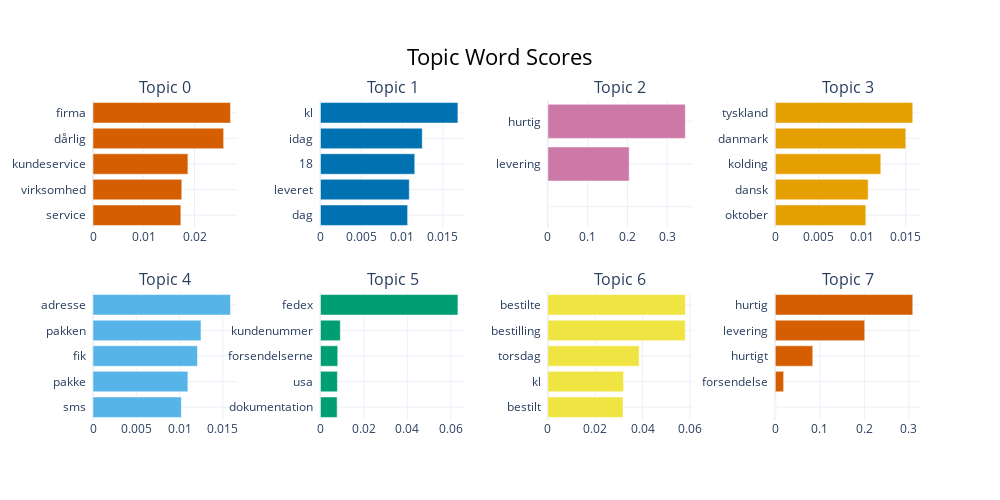

The code cell stored with this chart in its notebook:
### Markdown cell above
## Visualizations of the topic modeling's results, with different visulization representations

### Code cell
topic_model.visualize_barchart()

### Figure 1 — Plotly figure (JSON) as saved in the notebook; plotly's stock layout.template omitted (floating-point values rounded to 4 significant figures)
{"data": [{"marker": {"color": "#D55E00"}, "orientation": "h", "type": "bar", "x": [0.0173, 0.01749, 0.01869, 0.02573, 0.02707], "xaxis": "x", "y": ["service  ", "virksomhed  ", "kundeservice  ", "dårlig  ", "firma  "], "yaxis": "y"}, {"marker": {"color": "#0072B2"}, "orientation": "h", "type": "bar", "x": [0.01068, 0.01089, 0.01156, 0.01248, 0.01684], "xaxis": "x2", "y": ["dag  ", "leveret  ", "18  ", "idag  ", "kl  "], "yaxis": "y2"}, {"marker": {"color": "#CC79A7"}, "orientation": "h", "type": "bar", "x": [1e-05, 1e-05, 1e-05, 0.2044, 0.3456], "xaxis": "x3", "y": ["  ", "  ", "  ", "levering  ", "hurtig  "], "yaxis": "y3"}, {"marker": {"color": "#E69F00"}, "orientation": "h", "type": "bar", "x": [0.01041, 0.01068, 0.01214, 0.01501, 0.01581], "xaxis": "x4", "y": ["oktober  ", "dansk  ", "kolding  ", "danmark  ", "tyskland  "], "yaxis": "y4"}, {"marker": {"color": "#56B4E9"}, "orientation": "h", "type": "bar", "x": [0.0102, 0.01096, 0.01207, 0.01247, 0.01588], "xaxis": "x5", "y": ["sms  ", "pakke  ", "fik  ", "pakken  ", "adresse  "], "yaxis": "y5"}, {"marker": {"color": "#009E73"}, "orientation": "h", "type": "bar", "x": [0.007692, 0.00781, 0.007967, 0.009155, 0.06327], "xaxis": "x6", "y": ["dokumentation  ", "usa  ", "forsendelserne  ", "kundenummer  ", "fedex  "], "yaxis": "y6"}, {"marker": {"color": "#F0E442"}, "orientation": "h", "type": "bar", "x": [0.03173, 0.03197, 0.03853, 0.05802, 0.05806], "xaxis": "x7", "y": ["bestilt  ", "kl  ", "torsdag  ", "bestilling  ", "bestilte  "], "yaxis": "y7"}, {"marker": {"color": "#D55E00"}, "orientation": "h", "type": "bar", "x": [1e-05, 0.01875, 0.08414, 0.2007, 0.3085], "xaxis": "x8", "y": ["  ", "forsendelse  ", "hurtigt  ", "levering  ", "hurtig  "], "yaxis": "y8"}], "layout": {"annotations": [{"font": {"size": 16}, "showarrow": false, "text": "Topic 0", "x": 0.0875, "xanchor": "center", "xref": "paper", "y": 1, "yanchor": "bottom", "yref": "paper"}, {"font": {"size": 16}, "showarrow": false, "text": "Topic 1", "x": 0.3625, "xanchor": "center", "xref": "paper", "y": 1, "yanchor": "bottom", "yref": "paper"}, {"font": {"size": 16}, "showarrow": false, "text": "Topic 2", "x": 0.6375, "xanchor": "center", "xref": "paper", "y": 1, "yanchor": "bottom", "yref": "paper"}, {"font": {"size": 16}, "showarrow": false, "text": "Topic 3", "x": 0.9125, "xanchor": "center", "xref": "paper", "y": 1, "yanchor": "bottom", "yref": "paper"}, {"font": {"size": 16}, "showarrow": false, "text": "Topic 4", "x": 0.0875, "xanchor": "center", "xref": "paper", "y": 0.4, "yanchor": "bottom", "yref": "paper"}, {"font": {"size": 16}, "showarrow": false, "text": "Topic 5", "x": 0.3625, "xanchor": "center", "xref": "paper", "y": 0.4, "yanchor": "bottom", "yref": "paper"}, {"font": {"size": 16}, "showarrow": false, "text": "Topic 6", "x": 0.6375, "xanchor": "center", "xref": "paper", "y": 0.4, "yanchor": "bottom", "yref": "paper"}, {"font": {"size": 16}, "showarrow": false, "text": "Topic 7", "x": 0.9125, "xanchor": "center", "xref": "paper", "y": 0.4, "yanchor": "bottom", "yref": "paper"}], "height": 500, "hoverlabel": {"bgcolor": "white", "font": {"family": "Rockwell", "size": 16}}, "showlegend": false, "title": {"font": {"color": "Black", "size": 22}, "text": "Topic Word Scores", "x": 0.5, "xanchor": "center", "yanchor": "top"}, "width": 1000, "xaxis": {"anchor": "y", "domain": [0, 0.175], "showgrid": true}, "xaxis2": {"anchor": "y2", "domain": [0.275, 0.45], "showgrid": true}, "xaxis3": {"anchor": "y3", "domain": [0.55, 0.725], "showgrid": true}, "xaxis4": {"anchor": "y4", "domain": [0.825, 1], "showgrid": true}, "xaxis5": {"anchor": "y5", "domain": [0, 0.175], "showgrid": true}, "xaxis6": {"anchor": "y6", "domain": [0.275, 0.45], "showgrid": true}, "xaxis7": {"anchor": "y7", "domain": [0.55, 0.725], "showgrid": true}, "xaxis8": {"anchor": "y8", "domain": [0.825, 1], "showgrid": true}, "yaxis": {"anchor": "x", "domain": [0.6, 1], "showgrid": true}, "yaxis2": {"anchor": "x2", "domain": [0.6, 1], "showgrid": true}, "yaxis3": {"anchor": "x3", "domain": [0.6, 1], "showgrid": true}, "yaxis4": {"anchor": "x4", "domain": [0.6, 1], "showgrid": true}, "yaxis5": {"anchor": "x5", "domain": [0, 0.4], "showgrid": true}, "yaxis6": {"anchor": "x6", "domain": [0, 0.4], "showgrid": true}, "yaxis7": {"anchor": "x7", "domain": [0, 0.4], "showgrid": true}, "yaxis8": {"anchor": "x8", "domain": [0, 0.4], "showgrid": true}}}
